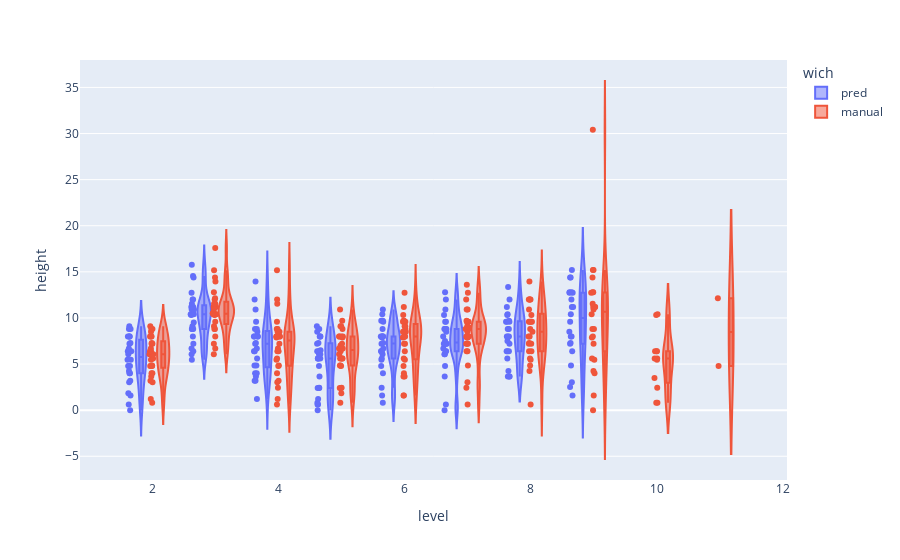

The cell this chart's notebook holds for it:
### Code cell
fig = px.violin(clean, y="height", x="level", color="wich", box=True, points="all",
          hover_data=["sub_name","wich"])
fig.show()

### Figure 1 — Plotly figure (JSON) as saved in the notebook; plotly's stock layout.template omitted (floating-point values rounded to 4 significant figures; data arrays with more than 128 entries replaced by an {"elided": "..."} marker saying what was removed)
{"data": [{"alignmentgroup": "True", "box": {"visible": true}, "customdata": {"elided": "300x2 str values"}, "hovertemplate": "wich=%{customdata[1]}<br>level=%{x}<br>height=%{y}<br>sub_name=%{customdata[0]}<extra></extra>", "legendgroup": "pred", "marker": {"color": "#636efa"}, "name": "pred", "offsetgroup": "pred", "orientation": "v", "points": "all", "scalegroup": "True", "showlegend": true, "x": {"elided": "300 int values"}, "x0": " ", "xaxis": "x", "y": {"elided": "300 float values"}, "y0": " ", "yaxis": "y", "type": "violin"}, {"alignmentgroup": "True", "box": {"visible": true}, "customdata": {"elided": "300x2 str values"}, "hovertemplate": "wich=%{customdata[1]}<br>level=%{x}<br>height=%{y}<br>sub_name=%{customdata[0]}<extra></extra>", "legendgroup": "manual", "marker": {"color": "#EF553B"}, "name": "manual", "offsetgroup": "manual", "orientation": "v", "points": "all", "scalegroup": "True", "showlegend": true, "x": {"elided": "300 int values"}, "x0": " ", "xaxis": "x", "y": {"elided": "300 float values"}, "y0": " ", "yaxis": "y", "type": "violin"}], "layout": {"xaxis": {"anchor": "y", "domain": [0.0, 1.0], "title": {"text": "level"}}, "yaxis": {"anchor": "x", "domain": [0.0, 1.0], "title": {"text": "height"}}, "legend": {"title": {"text": "wich"}, "tracegroupgap": 0}, "margin": {"t": 60}, "violinmode": "group"}}
